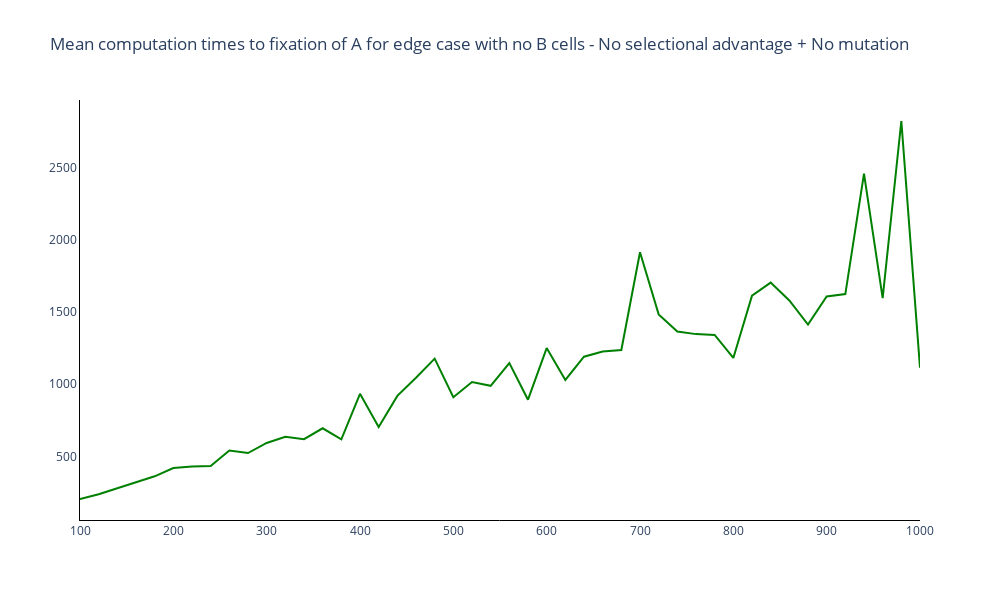

The notebook cell saved with this chart:
### Markdown cell above
### Plot mean computation times to fixation of A

### Code cell
# Trace names - represent the transition probabilities used for the simulation
fig = go.Figure()

# Add traces of the transition probabilities
fig.add_trace(
    go.Scatter(
        y = mean_comp_time_fix_A,
        x = choices_N,
        mode = 'lines',
        line_color = colours[2]
    )
)

fig.update_layout(
    title='Mean computation times to fixation of A for edge case with no B cells - No selective advantage + No mutation',
    width=1000, 
    height=600,
    plot_bgcolor='white',
    xaxis=dict(linecolor='black'),
    yaxis=dict(linecolor='black'),
    )

### Figure 1 — Plotly figure (JSON) as saved in the notebook; plotly's stock layout.template omitted (floating-point values rounded to 4 significant figures)
{"data": [{"line": {"color": "green"}, "mode": "lines", "type": "scatter", "x": [100, 120, 140, 160, 180, 200, 220, 240, 260, 280, 300, 320, 340, 360, 380, 400, 420, 440, 460, 480, 500, 520, 540, 560, 580, 600, 620, 640, 660, 680, 700, 720, 740, 760, 780, 800, 820, 840, 860, 880, 900, 920, 940, 960, 980, 1000], "y": [204.3, 237.0, 279.0, 323.0, 361.5, 418.5, 430.0, 432.2, 540.4, 522.8, 592.5, 634.9, 618.5, 694.2, 617.2, 933, 702.6, 918.6, 1044.0, 1176.0, 909.7, 1015.0, 988.4, 1146.0, 892.3, 1250.0, 1029.0, 1190.0, 1226.0, 1237.0, 1913.0, 1483.0, 1365.0, 1346.0, 1341.0, 1181.0, 1612.0, 1703.0, 1579.0, 1412.0, 1607.0, 1624.0, 2458.0, 1596, 2823.0, 1114.0]}], "layout": {"height": 600, "plot_bgcolor": "white", "title": {"text": "Mean computation times to fixation of A for edge case with no B cells - No selectional advantage + No mutation"}, "width": 1000, "xaxis": {"linecolor": "black"}, "yaxis": {"linecolor": "black"}}}
